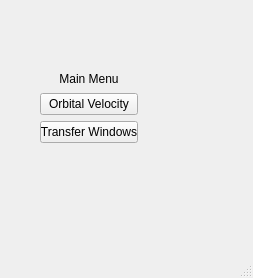
<?xml version="1.0" encoding="UTF-8"?>
<ui version="4.0">
 <class>KSP</class>
 <widget class="QMainWindow" name="KSP">
  <property name="geometry">
   <rect>
    <x>0</x>
    <y>0</y>
    <width>253</width>
    <height>278</height>
   </rect>
  </property>
  <property name="windowTitle">
   <string>MainWindow</string>
  </property>
  <widget class="QWidget" name="centralwidget">
   <widget class="QWidget" name="verticalLayoutWidget">
    <property name="geometry">
     <rect>
      <x>40</x>
      <y>70</y>
      <width>98</width>
      <height>73</height>
     </rect>
    </property>
    <layout class="QVBoxLayout" name="verticalLayout">
     <item>
      <widget class="QLabel" name="label">
       <property name="font">
        <font>
         <family>Arial</family>
        </font>
       </property>
       <property name="text">
        <string>Main Menu</string>
       </property>
       <property name="textFormat">
        <enum>Qt::PlainText</enum>
       </property>
       <property name="alignment">
        <set>Qt::AlignCenter</set>
       </property>
      </widget>
     </item>
     <item>
      <widget class="QPushButton" name="pushButton">
       <property name="text">
        <string>Orbital Velocity</string>
       </property>
      </widget>
     </item>
     <item>
      <widget class="QPushButton" name="pushButton_2">
       <property name="text">
        <string>Transfer Windows</string>
       </property>
      </widget>
     </item>
    </layout>
   </widget>
  </widget>
  <widget class="QMenuBar" name="menubar">
   <property name="geometry">
    <rect>
     <x>0</x>
     <y>0</y>
     <width>253</width>
     <height>22</height>
    </rect>
   </property>
  </widget>
  <widget class="QStatusBar" name="statusbar"/>
 </widget>
 <resources/>
 <connections/>
</ui>
